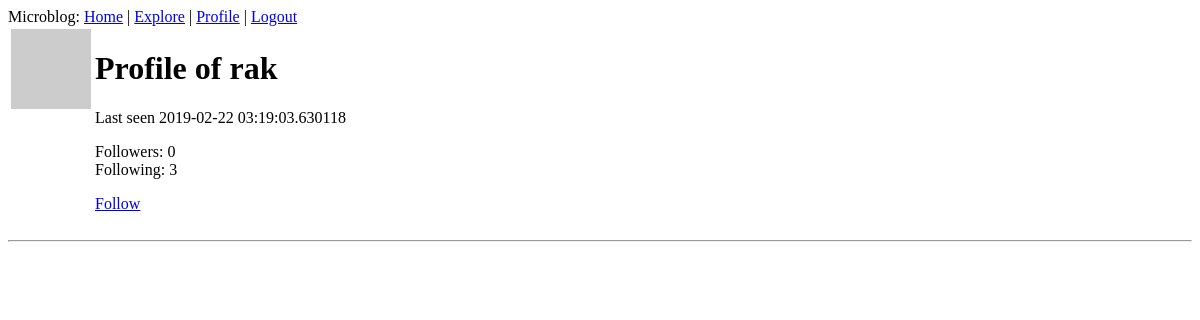
The page /user/rak (signed in) on the database as committed earlier.
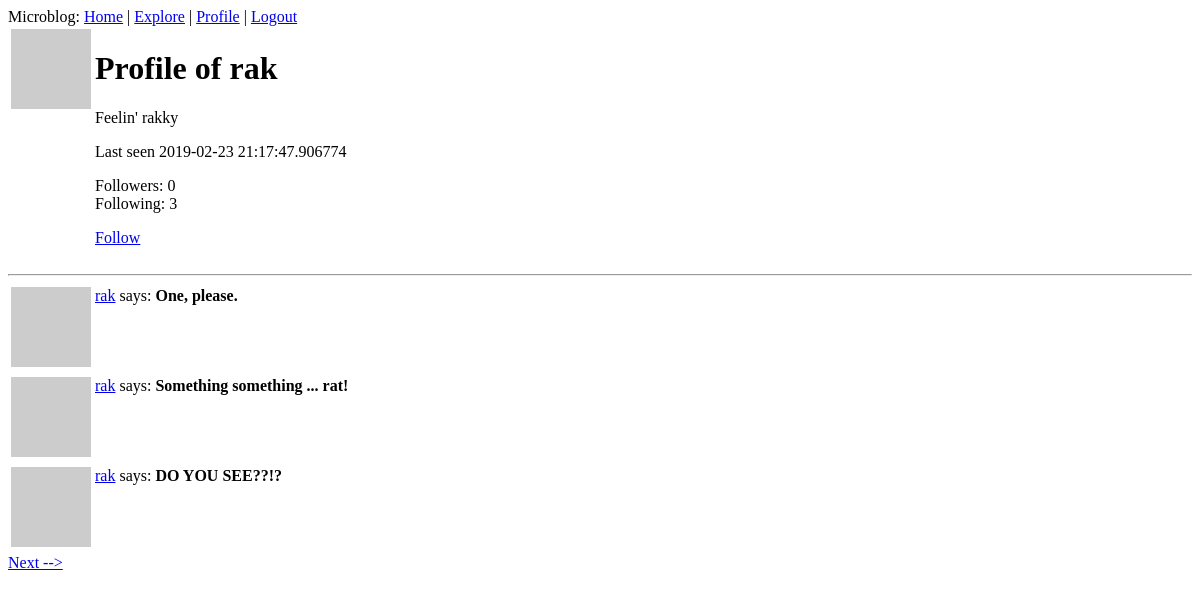
The same page on the database as committed later.
### app/models.py (models this page shows, shortened)
class User(UserMixin, db.Model):
    id = db.Column(db.Integer, primary_key=True)
    username = db.Column(db.String(32), index=True, unique=True)
    email = db.Column(db.String(128), index=True, unique=True)
    password_hash = db.Column(db.String(128))
    posts = db.relationship('Post', backref='author', lazy='dynamic')
    about_me = db.Column(db.String(140))
    last_seen = db.Column(db.DateTime, default=datetime.utcnow)
    followed = db.relationship(
        'User', secondary=followers,
        primaryjoin=(followers.c.follower_id == id),  # the 'c' attribute of any table contains its columns
        secondaryjoin=(followers.c.followed_id == id),
        backref=db.backref('followers', lazy='dynamic'),
        lazy='dynamic')
    def avatar(self, size):
        digest = md5(self.email.lower().encode('utf-8')).hexdigest()  # returns a string hex code
        return 'https://www.gravatar.com/avatar/{}?s={}&d=identicon'.format(digest, size)
    def is_following(self, user):
        return self.followed.filter(followers.c.followed_id == user.id).count() > 0

class Post(db.Model):
    id = db.Column(db.Integer, primary_key=True)
    body = db.Column(db.String(140))
    timestamp = db.Column(db.DateTime, index=True, default=datetime.utcnow)
    user_id = db.Column(db.Integer, db.ForeignKey('user.id'))

### app/routes.py (the view)
@app.route('/user/<username>')
@login_required
def user(username):
    user = User.query.filter_by(username=username).first_or_404()  # if user isn't found, return a 404 error
    page = request.args.get('page', 1, type=int)
    posts = user.posts.order_by(Post.timestamp.desc()).paginate(
        page, app.config['POSTS_PER_PAGE'], False)
    prev_url = url_for('user', username=user.username, page=posts.prev_num) if posts.has_prev else None
    next_url = url_for('user', username=user.username, page=posts.next_num) if posts.has_next else None
    return render_template('user.html', user=user, posts=posts.items, next_url=next_url, prev_url=prev_url)

### app/models.py (called while the page is built)
@login.user_loader
def load_user(id):
    return User.query.get(int(id))

### app/routes.py (called while the page is built)
@app.before_request
def before_request():
    if current_user.is_authenticated:
        current_user.last_seen = datetime.utcnow()
        db.session.commit()

### app/templates/user.html (shortened to what this page needs)
{% extends "base.html" %}
{% block content %}
    <table>
        <tr valign="top">
            <td><img src="{{ user.avatar(128) }}"></td>
            <td>
                <h1>Profile of {{ user.username }}</h1>
                {% if user.about_me %}
                    <p>{{ user.about_me }}</p>
                {% endif %}
                {% if user.last_seen %}
                    <p>Last seen {{ user.last_seen }}</p>
                {% endif %}
                <p>
                    Followers: {{ user.followers.count() }}
                    <br>
                    Following: {{ user.followed.count() }}
                </p>
                {% if user == current_user %}
                    <p><a href="{{ url_for('edit_profile') }}">Edit your profile</a></p>
                {% elif not current_user.is_following(user) %}
                    <p><a href="{{ url_for('follow', username=user.username) }}">Follow</a></p>
                {% else %}
                    <p><a href="{{ url_for('unfollow', username=user.username) }}">Unfollow</a></p>
                {% endif %}
            </td>
        </tr>
    </table>
    <hr>
    {% for post in posts %}
        {% include "_post.html" %}
    {% endfor %}
    {% if next_url %}
        <a href="{{ next_url }}">Next --></a>
    {% endif %}
{% endblock %}

### app/templates/base.html (shortened to what this page needs)
<!DOCTYPE html>
<html lang="en">
<head>
</head>
<body>
    <div class="home">
        Microblog:
        <a href="{{ url_for('index') }}">Home</a> |
        <a href="{{ url_for('explore') }}">Explore</a> |
        {% if current_user.is_anonymous %}
            <a href="{{ url_for('login') }}">Login</a>
        {% else %}
            <a href="{{ url_for('user', username=current_user.username) }}">Profile</a> |
            <a href="{{ url_for('logout') }}">Logout</a>
        {% endif %}
    </div>
    {% block content %}{% endblock %}
</body>
</html>

### app/templates/_post.html
<table>
    <tr valign="top">
        <td><img src="{{ post.author.avatar(36) }}"</td>
        <td>
            <a href="{{ url_for('user', username=post.author.username) }}">{{ post.author.username }}</a>
            says: <b>{{ post.body }}</b>
        </td>
    </tr>
</table>

Rows that differ between the two databases and show on the page:
changed User "rak": about_me (not shown) → "Feelin' rakky"; last_seen "2019-02-22 03:19:03.630118" → "2019-02-23 21:17:47.906774"
added Post: author.username "rak", body "One, please."
added Post: author.username "rak", body "Something something ... rat!"
added Post: author.username "rak", body "DO YOU SEE??!?"
Other text that changed with them:
text now shown: "Next -->"
